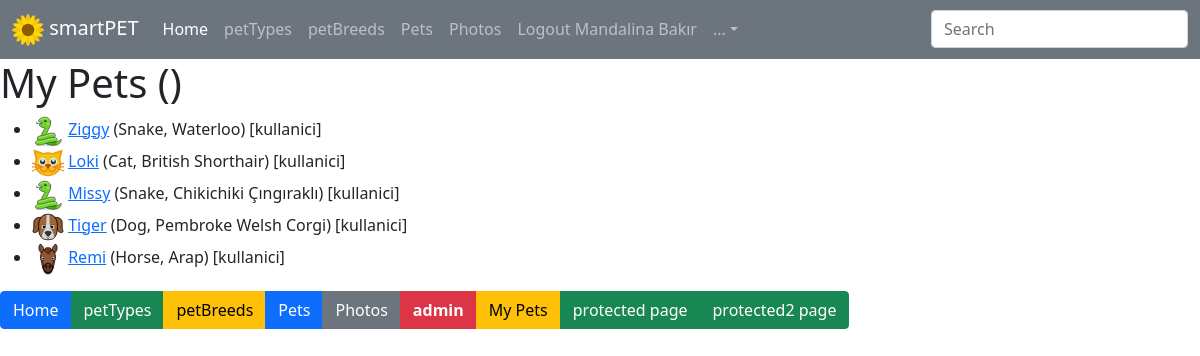
Screenshot of /mypets (signed in) with the database file from the repository.
### smartpet/models.py (models this page shows)
class Pet(models.Model):
    name = models.CharField(max_length=256)
    pettype = models.ForeignKey(petType, on_delete=models.SET_NULL, null=True)
    petbreed = models.ForeignKey(
        petBreed, on_delete=models.SET_NULL, null=True)
    color = models.CharField(max_length=256)
    birthday = models.DateField(null=True)
    isBarren = models.BooleanField(null=True)
    owner = models.ForeignKey(User, on_delete=models.SET_NULL, null=True)
    updated = models.DateTimeField(auto_now=True)
    created = models.DateTimeField(auto_now_add=True)
    def __str__(self):
        return self.name

class petType(models.Model):  # "Cat, Dog, Fish" etc..
    name = models.CharField(max_length=256)
    def __str__(self):
        return self.name

class petBreed(models.Model):  # "Scottish Fold, Jack Russel, Shark" etc.
    name = models.CharField(max_length=256)
    pettype = models.ForeignKey(
        petType, on_delete=models.SET_NULL, null=True)
    def __str__(self):
        return self.name

### smartpet/views.py (the view)
# urls.py: path('mypets', views.MyPetsView.as_view(), name="urlMyPets"),
class MyPetsView(View):
    def get(self, request):
        if request.user.is_authenticated:
            xx("User: " + request.user.username)
            petowner = User.objects.get(username=request.user.username)
            pets = Pet.objects.filter(owner=petowner.id)
            xx("Pet Owner: " + petowner.username)
            xx(pets)
            messagedata = None
            if not pets:
                messagetext = "You dont have any Pet(s).."
                messagedata = {'type': 'danger', 'message_text': messagetext}
            icerik = {'mypets_view': pets, 'message': messagedata}
            return render(request, 'smartpet/my_pets.html', icerik)
        else:
            xx("Please Login")
            loginurl = reverse('login')+'?'+urlencode({'next': request.path})
            return HttpResponseRedirect(loginurl)

### smartpet/config.py (called while the page is built)
def xx(mymessage):
    if log_console == True:
        print(Fore.CYAN + ">>> ", end="")
        print(mymessage)
        print(Style.RESET_ALL, end="")
    if log_file == True:
        with open("smartpet.log", "a") as file_log:
            log_message = str(mymessage)
            log_time = str(datetime.now())
            file_log.write("\n" + log_time + " " + log_message)
            file_log.close()
    return None

### smartpet/templates/smartpet/my_pets.html (shortened to what this page needs)
{% extends "smartpet/main.html" %}
{% load static %}
{% block content %}
    <h1>My Pets ()</h1>
<ul>
{% for pet_template in mypets_view %}
    <li>
    <img src="{% get_static_prefix %}assets/images/icons/{{pet_template.pettype}}.svg" width="32" height="32">
    <a href="{% url 'smartpet:urlPet' pet_template.id %}"">{{pet_template.name}}</a>
    ({{pet_template.pettype}}, {{pet_template.petbreed}}) [{{pet_template.owner}}]
    </li>
{% endfor %}
</ul>
{% endblock %}

### smartpet/templates/smartpet/navigation-top.html (shortened to what this page needs)
{% load static %}
<nav class="navbar navbar-expand-sm navbar-dark bg-secondary" aria-label="Third navbar example">
    <div class="container-fluid">
      <a class="navbar-brand" href="/"><img src="{% static '/assets/images/logo.svg' %}" class="logo"/> smartPET</a>
      <div class="collapse navbar-collapse" id="navbarsExample03">
        <ul class="navbar-nav me-auto mb-2 mb-sm-0">
          <li class="nav-item">
            <a class="nav-link active" aria-current="page" href="/">Home</a>
          </li>
          <li class="nav-item">
            <a class="nav-link" href="{% url 'smartpet:urlTypes' %}">petTypes</a>
          </li>
        <li class="nav-item">
            <a class="nav-link" href="{% url 'smartpet:urlBreeds' %}">petBreeds</a>
          </li>
          <li class="nav-item">
            <a class="nav-link" href="{% url 'smartpet:urlPets' %}">Pets</a>
          </li>
          <li class="nav-item">
            <a class="nav-link" href="{% url 'smartpet:urlPhotos' %}">Photos</a>
          </li>
           <li class="nav-item">
{% if user.is_authenticated %}
           <a  class="nav-link" href="{% url 'logout' %}?next={{ request.path }}">Logout {{ user.get_full_name }}</a>
{% else %}
            <a class="nav-link"  href="{% url 'login' %}?next={{ request.path }}">Login</a>
{% endif %}
         </li>
          <li class="nav-item dropdown">
            <a class="nav-link dropdown-toggle" href="#" id="dropdown03" data-bs-toggle="dropdown" aria-expanded="false">...</a>
          </li>
        </ul>
        <form>
          <input class="form-control" type="text" placeholder="Search" aria-label="Search">
        </form>
      </div>
    </div>
</nav>

### smartpet/static/assets/css/main.css (style rules this page uses)
.logo { width: 32px; height: 32px; animation: rotate 72s linear infinite; }

### rows the page displays
Pet: pettype (picture), name "Ziggy", pettype "Snake", petbreed "Waterloo", owner "kullanici"
Pet: shows a picture, name "Loki", pettype "Cat", petbreed "British Shorthair", owner "kullanici"
Pet: pettype (picture), name "Missy", pettype "Snake", petbreed "Chikichiki Çıngıraklı", owner "kullanici"
Pet: shows a picture, name "Tiger", pettype "Dog", petbreed "Pembroke Welsh Corgi", owner "kullanici"
Pet: pettype (picture), name "Remi", pettype "Horse", petbreed "Arap", owner "kullanici"

### other values shown
{{ user.get_full_name }} "Mandalina Bakır"
